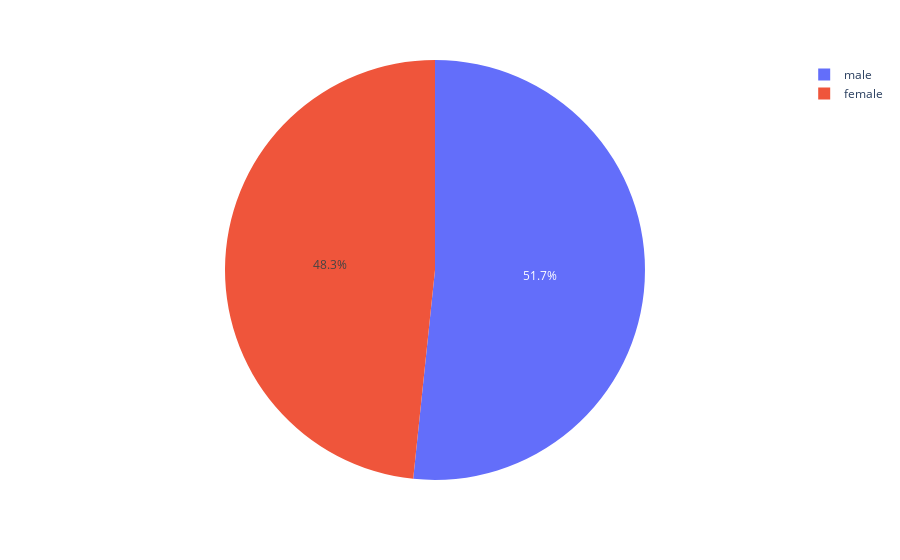

Notebook code for this chart:
### Code cell
#Pie chart to know the percentage of female and male
fig = px.pie(df, values='fare',names='sex')
fig.show()

### Figure 1 — Plotly figure (JSON) as saved in the notebook; plotly's stock layout.template omitted (floating-point values rounded to 4 significant figures; data arrays with more than 128 entries replaced by an {"elided": "..."} marker saying what was removed)
{"data": [{"domain": {"x": [0, 1], "y": [0, 1]}, "hovertemplate": "sex=%{label}<br>fare=%{value}<extra></extra>", "labels": {"elided": "888 str values"}, "legendgroup": "", "name": "", "showlegend": true, "type": "pie", "values": {"elided": "888 float values"}}], "layout": {"legend": {"tracegroupgap": 0}, "margin": {"t": 60}}}
